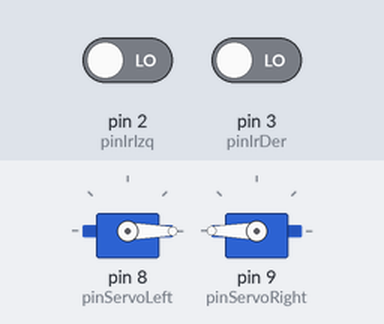
The sketch below on a simulated Arduino Uno, built with avr-gcc and run on an emulated ATmega328P. Parts: 2 × servo. Inputs (shaded band) come from the test bench; at power-on: pin 2 (pinIrIzq) LOW, pin 3 (pinIrDer) LOW.

Above: at 1.2 s.
1.3 s: pin 2 (pinIrIzq) driven HIGH
At 1.9 s:
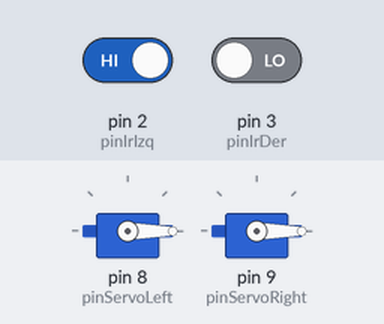
4.3 s: pin 3 (pinIrDer) driven HIGH
At 6.0 s:
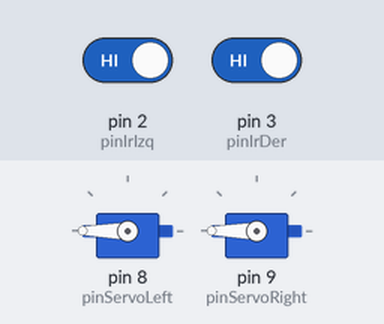
7.3 s: pin 3 (pinIrDer) driven LOW
At 8.2 s:
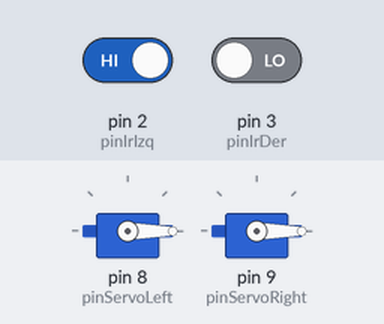
10.3 s: pin 2 (pinIrIzq) driven LOW
At 10.3 s:
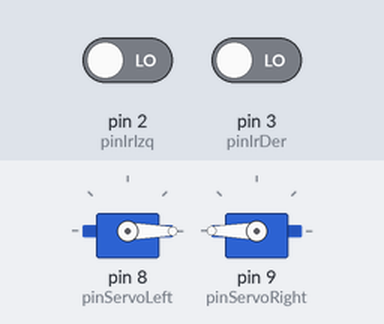
Timing chart, 0 to 12.8 s (numbered marks = the images above; inputs shaded):
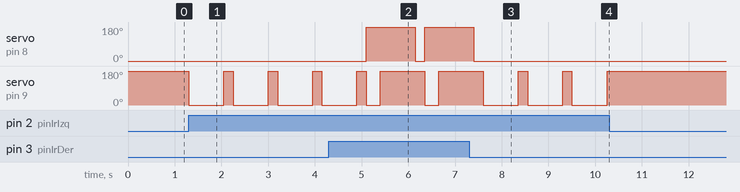

The sketch:

Sumo_Wars.ino
```cpp
#include <Servo.h>

//Motores
Servo servoLeft;
Servo servoRight;

int pinServoLeft = 8;
int pinServoRight = 9;

//ultrasonidos
int pinTrig = 4;
int pinEcho = 5;

//Línea
int NO_LINE = LOW; // También podría ponerse 0
int LINE = HIGH; // También podría ponerse 1

//Direcciones izquierda y derecha
int pinIrDer = 3;
int pinIrIzq = 2;

void setup(){
  Serial.begin(9600); // Descomentar si queréis debuguear por consola
  pinMode(pinIrDer, INPUT);
  pinMode(pinIrIzq, INPUT);
  servoLeft.attach(pinServoLeft);
  servoRight.attach(pinServoRight);
}
void loop() {
  detectarLinea();
}

void detectarLinea(){
  if(digitalRead(pinIrIzq) == LINE && digitalRead(pinIrDer) == LINE){
    goBackward();
    delay(300);
    turnAroundLeft();
  }else if(digitalRead(pinIrIzq) == LINE && digitalRead(pinIrDer) == NO_LINE){
    turnAroundRight();
  }else if(digitalRead(pinIrIzq) == NO_LINE && digitalRead(pinIrDer) == LINE){
    turnAroundLeft();
  }else if(digitalRead(pinIrIzq) == NO_LINE && digitalRead(pinIrDer) == NO_LINE){
    goForward();
  }
}

void goBackward(){
  // Adelante
  servoLeft.write(180); // Velocidad Máxima
  servoRight.write(0);
}

void goForward(){
  // Atrás
  servoLeft.write(0);
  servoRight.write(180);
}

void stopMovement(){
  // Detener
  servoLeft.write(90);
  servoRight.write(90);
}

void turnAroundLeft(){
  servoLeft.write(180);
  servoRight.write(180);
  delay(750);
  goForward();
  delay(200);
}

void turnAroundRight(){
  servoLeft.write(0);
  servoRight.write(0);
  delay(750);
  goForward();
  delay(200);
}

bool detectarObstaculo(){
  digitalWrite(pinTrig, LOW);
  delayMicroseconds(10);
  digitalWrite(pinTrig, HIGH);//enviamos el pulso
  delayMicroseconds(10);
  long responseTime = 0;
  pulseIn(pinEcho, HIGH);// Medimos la longitud
  long distance = 0.01716*responseTime;// Calculamos la distancia una vez conocemos la velocidad
  delay(100);
  return distance <= 4;
}
```

Measured:
- after the input at 1.3 s, servo on pin 9 (pinServoRight): alternates 180° for 0.20 s and 0° for 0.75 s, starting at once
- after the input at 4.3 s, servo on pin 8 (pinServoLeft): 0° → 180° after 0.80 s, → 0° 1.1 s later, → 180° 0.20 s later
- after the input at 7.3 s, servo on pin 8 (pinServoLeft): goes on until 7.4 s, then stays 0°
- after the input at 10.3 s, servo on pin 9 (pinServoRight): stops changing and stays 180°
